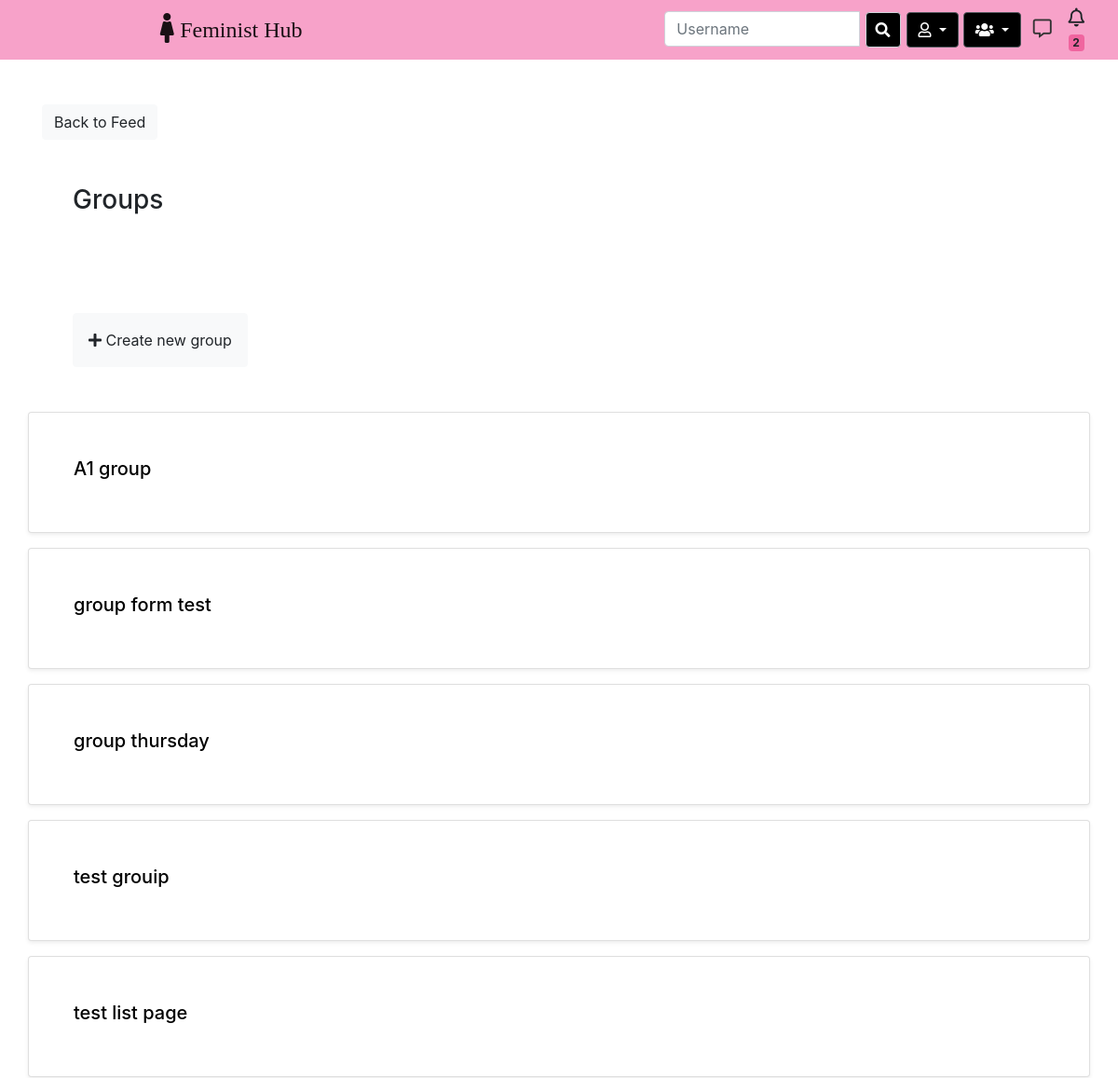
The app's page /group/ (signed in, upper part), older data.
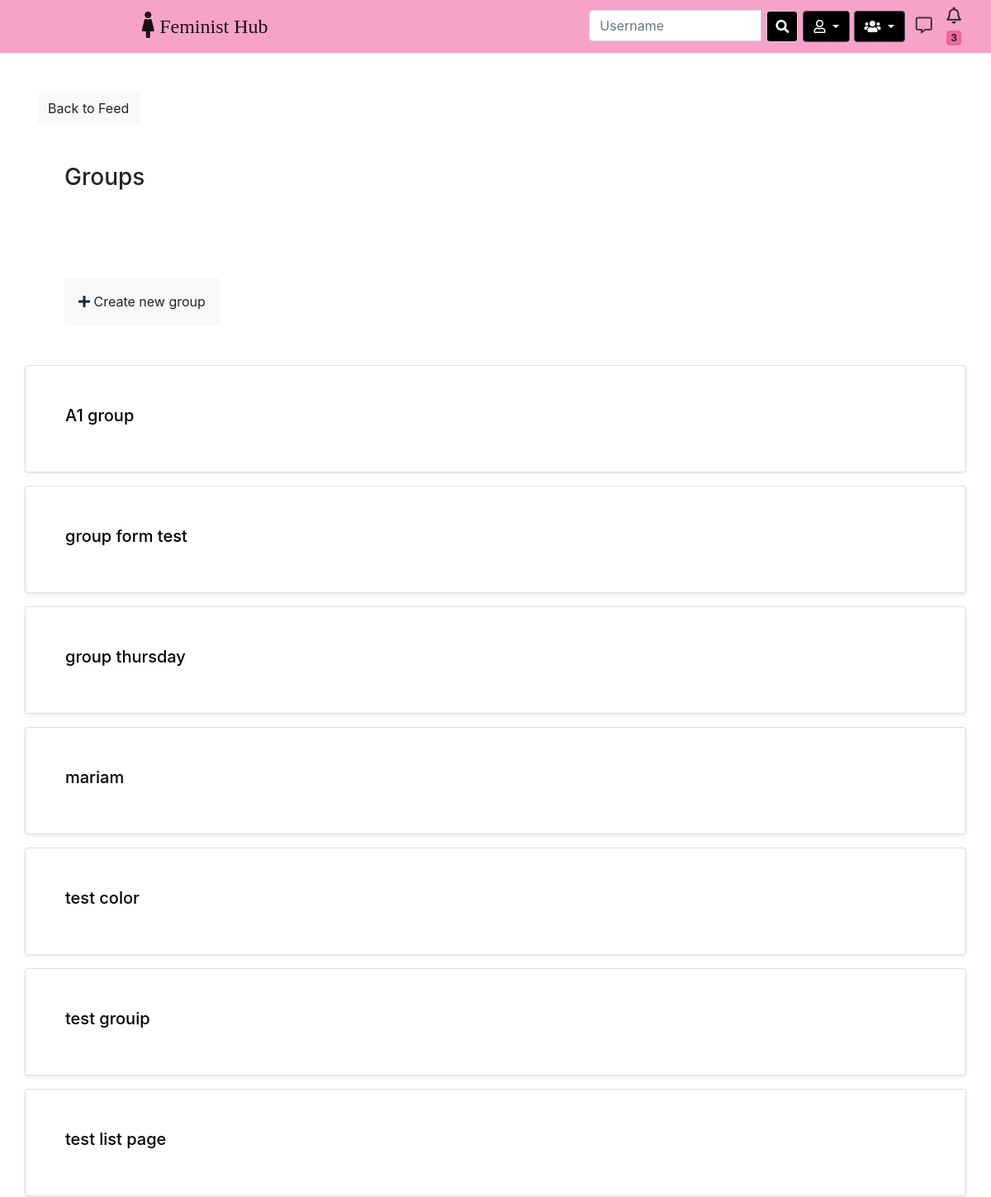
The same page, newer data.
### groups/models.py (models this page shows, shortened)
class Group(models.Model):
    name=models.CharField(max_length=250,unique=True)
    slug=models.SlugField(allow_unicode=True,unique=True)
    description=models.TextField(blank=True,default='')
    description_html=models.TextField(editable=False,default='',blank=True)
    members=models.ManyToManyField(User,through="Groupmember")
    class Meta:
        ordering =['name']

### groups/views.py (the view)
# urls.py: path('',Listgroup.as_view(),name="all"),
class Listgroup(ListView):
    model=Group

### landing/templatestags/custom_tags.py (called while the page is built)
@register.inclusion_tag('social/show_notifications.html',takes_context=True)
def show_notifications(context):
    request_user=context['request'].user
    notifications=Notification.objects.filter(to_user=request_user).exclude(user_has_seen=True).order_by('-date')
    return {'notifications':notifications}

### groups/templates/groups/group_list.html
{% extends "groups/group_base.html"%}
{% block pregroup %}
<div class="container">
    <div class="row mt-5">
        <div class="col-md-3 col-sm-6">
            <a href="{% url 'post-list' %}" class="btn btn-light">Back to Feed</a>
        </div>
    </div>
	<div class="row">
		<div class="col-md-12 p-5">
			<h3>Groups</h3>
		</div>
	</div>
	<div class="row">
        {% if user.is_authenticated%}
		<div class="col-md-12 p-5">
            <a href="{% url 'groups:create' %}" class="btn btn-light p-3"><span class="fa fa-plus" aria-hidden="true"></span>&nbsp;Create new group</a>
		</div>
        {% endif %}
	</div>
{% endblock %}
{% block group_content %}
{% for group in object_list %}
	<div class="row mb-3">
		<div class="card col-md-12 p-5 shadow-sm">
            <a href="{% url 'groups:single' slug=group.slug%}">
                <h5 style="color: black;"> {{group.name}} </h5>
            </a>
		</div>
	</div>
	{% endfor %}
</div>
{% endblock %}

Row changes from the older to the newer data that the page shows:
added Group: name "mariam"
added Group: name "test color"
Text that changed along with them:
{{ notifications.count }}: "2" → "3"
